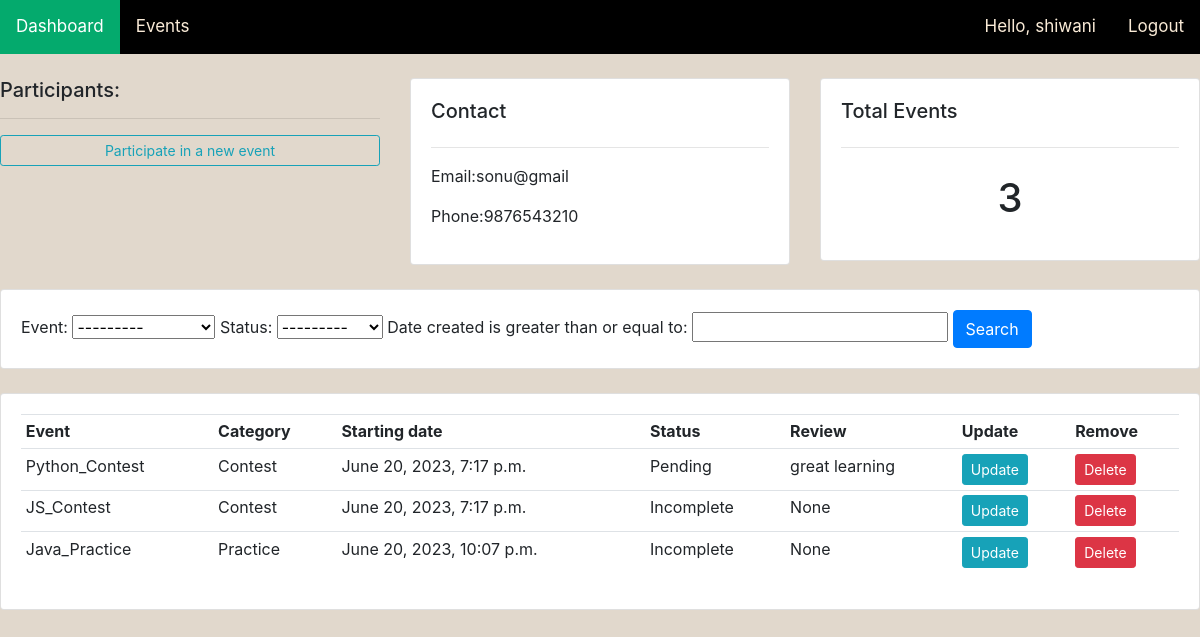
Page /participant/2/ (signed in) on the earlier database version.
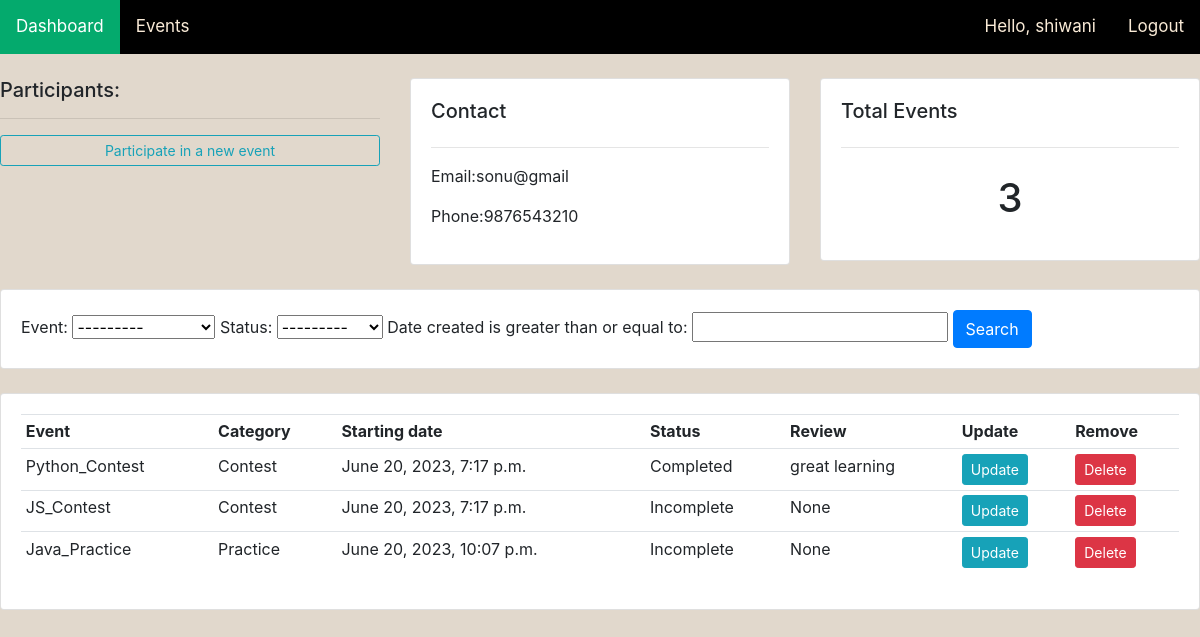
Same page on the later database version.
### event/models.py (models this page shows, shortened)
class Event(models.Model):
    STATUS=(
        ('Pending','Pending'),
        ('Incomplete', 'Incomplete'),
        ('Completed', 'Completed'),
    )
    participant= models.ForeignKey(Participant, null=True, on_delete= models.SET_NULL)
    event= models.ForeignKey(Product, null=True, on_delete= models.SET_NULL)
    date_created= models.DateTimeField(auto_now_add=True, null=True)
    status= models.CharField(max_length=200, null=True, choices=STATUS)
    review= models.CharField(max_length=500, null=True)

class Product(models.Model):
    CATEGORY=(
        ('Quiz', 'Quiz'),
        ('Practice', 'Practice'),
        ('Contest', 'Contest'),
    )
    name= models.CharField(max_length=200, null=True)
    price= models.FloatField(null=True)
    category= models.CharField(max_length=200, null=True, choices=CATEGORY)
    description= models.CharField(max_length=200, null=True, blank=True)
    date_created= models.DateTimeField(auto_now_add=True, null=True)
    tags= models.ManyToManyField(Tag)
    def __str__(self):
        return self.name

### event/views.py (the view)
# urls.py: path('participant/<str:pk_test>/', views.participant, name="participant"),
@login_required(login_url='login')
def participant(request,pk_test):
    participant= Participant.objects.get(id=pk_test)
    events= participant.event_set.all()
    event_count=events.count()
    myFilter=EventFilter(request.GET, queryset=events)
    events= myFilter.qs
    context={'participant': participant, 'events': events,'event_count':event_count, 'myFilter':myFilter}
    return render(request, 'event/participant.html', context)

### event/templates/event/participant.html
{%  extends 'event/main.html' %}
{% block content %}
    <br>
    <div class="row">
        <div class="col-md">
            <div class=""card card-body>
                <h5>Participants:</h5>
                <hr>
                <a class="btn btn-outline-info  btn-sm btn-block" href="{% url 'create_event' participant.id %}">Participate in a new event</a>
            </div>
        </div>
        <div class="col-md">
            <div class="card card-body">
                <h5>Contact</h5>
                <hr>
                <p>Email:{{participant.email}}</p>
                <p>Phone:{{participant.phone}} </p>
            </div>
        </div>
        <div class="col-md">
            <div class="card card-body">
                <h5>Total Events</h5>
                <hr>
                <h1 style="text-align: center; padding: 10px">{{event_count}}</h1>
            </div>
        </div>
    </div>
<br>
    <div class="row">
        <div class="col">
            <div class="card card-body">
                <form method="get">
                    {{myFilter.form}}
                <button class="btn btn-primary" type="submit">Search</button>
                </form>
            </div>
        </div>
    </div>
    <br>
    <div class="row">
        <div class="col-md">
            <div class="card card-body">
                <table class="table table-sm">
                    <tr>
                        <th>Event</th>
                        <th>Category</th>
                        <th>Starting date</th>
                        <th>Status</th>
                        <th>Review</th>
                        <th>Update</th>
                        <th>Remove</th>
                    </tr>
                    {% for event in events %}
                    <tr>
                        <td>{{event.event}}</td>
                        <td>{{event.event.category}}</td>
                        <td>{{event.date_created}}</td>
                        <td>{{event.status}}</td>
                        <td>{{event.review}}</td>
                        <td><a class="btn btn-sm btn-info" href="{% url 'update_event' event.id %}">Update</a></td>
                        <td><a class="btn btn-sm btn-danger" href="{% url 'delete_event' event.id %}">Delete</a></td>
                    </tr>
                    {% endfor %}
                </table>
            </div>
        </div>
    </div>
{% endblock %}

Differences in the rows shown:
changed Event "great learning": status "Pending" → "Completed"
